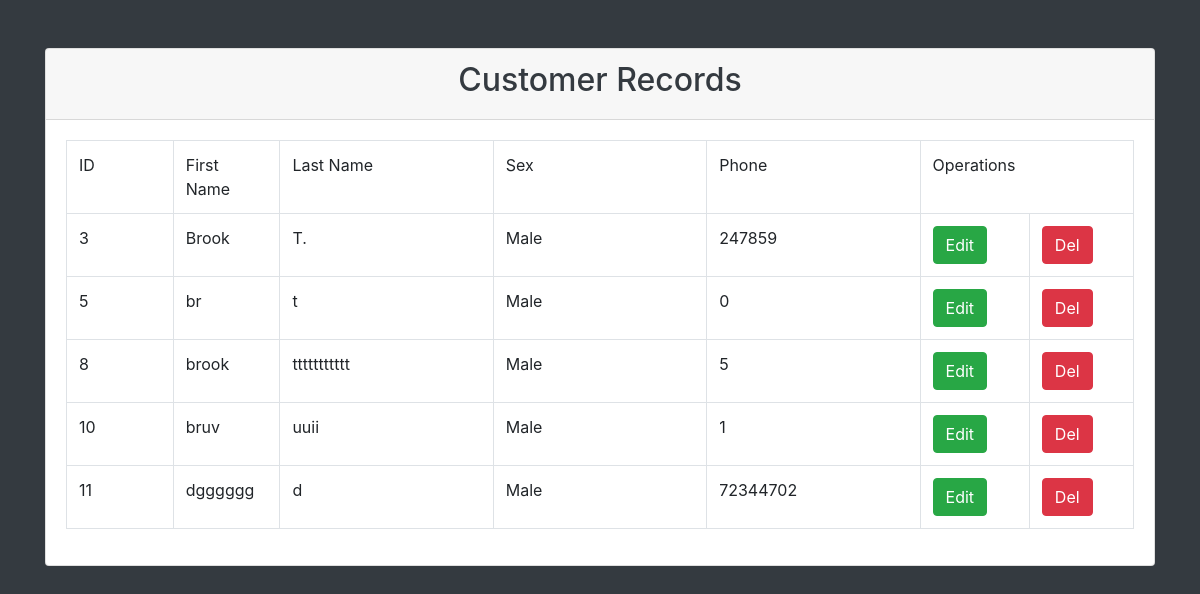
Page /viewCustomer.php on the committed database.
### tables this page shows
CREATE TABLE `customers` (
  `ID` int(11) NOT NULL,
  `FirstName` varchar(255) NOT NULL,
  `LastName` varchar(255) NOT NULL,
  `sex` varchar(255) NOT NULL,
  `phone` int(255) NOT NULL
);

### config/dbconfig.php (called while the page is built, shortened)
<?php
    require_once('./config/operations.php');
    class dbconfig
    {
        public function db_connect()
        {
            $this->connection = mysqli_connect('localhost','root','','library');
        }
    }
?>

### config/operations.php (called while the page is built, shortened)
<?php
    require_once('./config/dbconfig.php');
    $db = new dbconfig();
    class operations extends dbconfig
    {
        public function view_record()
        {
            global $db;
            $query = "select * from customers";
            $result = mysqli_query($db->connection,$query);
            return $result;
        }
    }
?>

### viewCustomer.php (the view, shortened to what this page needs)
<?php
    require_once('./config/dbconfig.php');
    $db = new operations();
    $result=$db->view_record();
?>
<!DOCTYPE html>
<html lang="en">
<head>
    <link rel="stylesheet" href="css/bootstrap.css">
</head>
<body class="bg-dark">
    <div class="container">
        <div class="row">
            <div class="col">
                <div class="card mt-5">
                    <div class="card-header">
                        <h2 class="text-center text-dark"> Customer Records</h2>
                    </div>
                    <div class="card-body">
                        <table class="table table-bordered">
                            <tr>
                                <td style="width: 10%"> ID </td>
                                <td style="width: 10%"> First Name </td>
                                <td style="width: 20%"> Last Name </td>
                                <td style="width: 20%"> Sex </td>
                                <td style="width: 20%"> Phone </td>
                                <td style="width: 20" colspan="2">Operations</td>
                            </tr>
                            <tr>
                                <?php
                                    while($data = mysqli_fetch_assoc($result))
                                    {
                                ?>
                                    <td><?php echo $data['ID'] ?></td>
                                    <td><?php echo $data['FirstName'] ?></td>
                                    <td><?php echo $data['LastName'] ?></td>
                                    <td><?php echo $data['sex'] ?></td>
                                    <td><?php echo $data['phone'] ?></td>
                                    <td><a href="editCustomer.php?U_ID=<?php echo $data['ID'] ?>" class="btn btn-success">Edit</a></td>
                                    <td><a href="delCustomer.php?D_ID=<?php echo $data['ID'] ?>" class="btn btn-danger">Del</a></td>
                            </tr>
                            <?php
                                    }
                                ?>
                        </table>
                    </div>
                </div>
            </div>
        </div>
    </div>
</body>
</html>

### rows in the picture
customers: ID "3", FirstName "Brook", LastName "T.", sex "Male", phone "247859"
customers: ID "5", FirstName "br", LastName "t", sex "Male", phone "0"
customers: ID "8", FirstName "brook", LastName "ttttttttttt", sex "Male", phone "5"
customers: ID "10", FirstName "bruv", LastName "uuii", sex "Male", phone "1"
customers: ID "11", FirstName "dgggggg", LastName "d", sex "Male", phone "72344702"
